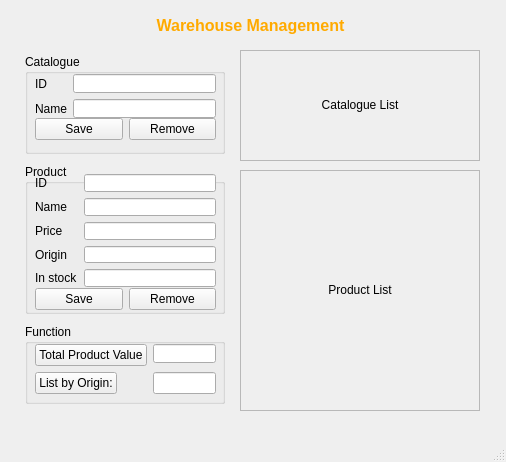
<?xml version="1.0" encoding="UTF-8"?>
<ui version="4.0">
 <class>MainWindow</class>
 <widget class="QMainWindow" name="MainWindow">
  <property name="geometry">
   <rect>
    <x>0</x>
    <y>0</y>
    <width>506</width>
    <height>462</height>
   </rect>
  </property>
  <property name="windowTitle">
   <string>MainWindow</string>
  </property>
  <widget class="QWidget" name="centralwidget">
   <widget class="QWidget" name="gridLayoutWidget">
    <property name="geometry">
     <rect>
      <x>20</x>
      <y>50</y>
      <width>211</width>
      <height>361</height>
     </rect>
    </property>
    <layout class="QGridLayout" name="gridLayout">
     <item row="1" column="0">
      <widget class="QGroupBox" name="groupBox_2">
       <property name="maximumSize">
        <size>
         <width>200</width>
         <height>150</height>
        </size>
       </property>
       <property name="title">
        <string>Product</string>
       </property>
       <widget class="QWidget" name="formLayoutWidget_2">
        <property name="geometry">
         <rect>
          <x>10</x>
          <y>10</y>
          <width>181</width>
          <height>113</height>
         </rect>
        </property>
        <layout class="QFormLayout" name="formLayout_2">
         <item row="0" column="0">
          <widget class="QLabel" name="catalogueIDLabel_2">
           <property name="text">
            <string>ID</string>
           </property>
          </widget>
         </item>
         <item row="0" column="1">
          <widget class="QLineEdit" name="LineEditProductID"/>
         </item>
         <item row="1" column="0">
          <widget class="QLabel" name="catalogueNameLabel_2">
           <property name="text">
            <string>Name</string>
           </property>
          </widget>
         </item>
         <item row="1" column="1">
          <widget class="QLineEdit" name="LineEditProductName"/>
         </item>
         <item row="2" column="0">
          <widget class="QLabel" name="priceLabel">
           <property name="text">
            <string>Price</string>
           </property>
          </widget>
         </item>
         <item row="2" column="1">
          <widget class="QLineEdit" name="LineEditProductPrice"/>
         </item>
         <item row="3" column="0">
          <widget class="QLabel" name="originLabel">
           <property name="text">
            <string>Origin</string>
           </property>
          </widget>
         </item>
         <item row="3" column="1">
          <widget class="QLineEdit" name="LineEditProductOrigin"/>
         </item>
         <item row="4" column="0">
          <widget class="QLabel" name="inStockLabel">
           <property name="text">
            <string>In stock</string>
           </property>
          </widget>
         </item>
         <item row="4" column="1">
          <widget class="QLineEdit" name="LineEditInStock"/>
         </item>
        </layout>
       </widget>
       <widget class="QWidget" name="verticalLayoutWidget_3">
        <property name="geometry">
         <rect>
          <x>10</x>
          <y>120</y>
          <width>181</width>
          <height>31</height>
         </rect>
        </property>
        <layout class="QHBoxLayout" name="horizontalLayout_4">
         <item>
          <widget class="QPushButton" name="pushButtonProductSave">
           <property name="text">
            <string>Save</string>
           </property>
          </widget>
         </item>
         <item>
          <widget class="QPushButton" name="pushButtonProductRemove">
           <property name="text">
            <string>Remove</string>
           </property>
          </widget>
         </item>
        </layout>
       </widget>
      </widget>
     </item>
     <item row="0" column="0">
      <widget class="QGroupBox" name="groupBox">
       <property name="maximumSize">
        <size>
         <width>200</width>
         <height>100</height>
        </size>
       </property>
       <property name="title">
        <string>Catalogue</string>
       </property>
       <widget class="QWidget" name="formLayoutWidget">
        <property name="geometry">
         <rect>
          <x>10</x>
          <y>20</y>
          <width>181</width>
          <height>44</height>
         </rect>
        </property>
        <layout class="QFormLayout" name="formLayout">
         <item row="0" column="0">
          <widget class="QLabel" name="catalogueIDLabel">
           <property name="text">
            <string>ID</string>
           </property>
          </widget>
         </item>
         <item row="0" column="1">
          <widget class="QLineEdit" name="LineEditCatalogueID"/>
         </item>
         <item row="1" column="0">
          <widget class="QLabel" name="catalogueNameLabel">
           <property name="text">
            <string>Name</string>
           </property>
          </widget>
         </item>
         <item row="1" column="1">
          <widget class="QLineEdit" name="LineEditCatalogueName"/>
         </item>
        </layout>
       </widget>
       <widget class="QWidget" name="verticalLayoutWidget_2">
        <property name="geometry">
         <rect>
          <x>10</x>
          <y>60</y>
          <width>181</width>
          <height>31</height>
         </rect>
        </property>
        <layout class="QHBoxLayout" name="horizontalLayout_3">
         <item>
          <widget class="QPushButton" name="pushButtonCatalogueSave">
           <property name="text">
            <string>Save</string>
           </property>
          </widget>
         </item>
         <item>
          <widget class="QPushButton" name="pushButtonCatalogueRemove">
           <property name="text">
            <string>Remove</string>
           </property>
          </widget>
         </item>
        </layout>
       </widget>
      </widget>
     </item>
     <item row="2" column="0">
      <widget class="QGroupBox" name="groupBox_3">
       <property name="maximumSize">
        <size>
         <width>200</width>
         <height>80</height>
        </size>
       </property>
       <property name="title">
        <string>Function</string>
       </property>
       <widget class="QWidget" name="formLayoutWidget_3">
        <property name="geometry">
         <rect>
          <x>10</x>
          <y>20</y>
          <width>181</width>
          <height>51</height>
         </rect>
        </property>
        <layout class="QFormLayout" name="formLayout_3">
         <item row="0" column="1">
          <widget class="QLineEdit" name="LineEditTotalValue">
           <property name="maximumSize">
            <size>
             <width>100</width>
             <height>19</height>
            </size>
           </property>
          </widget>
         </item>
         <item row="1" column="1">
          <widget class="QLineEdit" name="LineEditListByOrigin">
           <property name="maximumSize">
            <size>
             <width>120</width>
             <height>16777215</height>
            </size>
           </property>
          </widget>
         </item>
         <item row="0" column="0">
          <widget class="QPushButton" name="pushButtonTotalValue">
           <property name="maximumSize">
            <size>
             <width>120</width>
             <height>16777215</height>
            </size>
           </property>
           <property name="text">
            <string>Total Product Value</string>
           </property>
          </widget>
         </item>
         <item row="1" column="0">
          <widget class="QPushButton" name="pushButtonListByOrigin">
           <property name="layoutDirection">
            <enum>Qt::LeftToRight</enum>
           </property>
           <property name="text">
            <string>List by Origin:</string>
           </property>
          </widget>
         </item>
        </layout>
       </widget>
      </widget>
     </item>
    </layout>
   </widget>
   <widget class="QScrollArea" name="scrollArea">
    <property name="geometry">
     <rect>
      <x>240</x>
      <y>50</y>
      <width>240</width>
      <height>111</height>
     </rect>
    </property>
    <property name="maximumSize">
     <size>
      <width>240</width>
      <height>16777215</height>
     </size>
    </property>
    <property name="widgetResizable">
     <bool>true</bool>
    </property>
    <widget class="QWidget" name="scrollAreaWidgetContents">
     <property name="geometry">
      <rect>
       <x>0</x>
       <y>0</y>
       <width>238</width>
       <height>109</height>
      </rect>
     </property>
     <layout class="QVBoxLayout" name="verticalLayout_4">
      <item>
       <widget class="QLabel" name="labelCatalogueList">
        <property name="maximumSize">
         <size>
          <width>240</width>
          <height>20</height>
         </size>
        </property>
        <property name="text">
         <string>Catalogue List</string>
        </property>
        <property name="textFormat">
         <enum>Qt::PlainText</enum>
        </property>
        <property name="alignment">
         <set>Qt::AlignCenter</set>
        </property>
       </widget>
      </item>
      <item>
       <layout class="QVBoxLayout" name="verticalLayoutCatalogue"/>
      </item>
     </layout>
    </widget>
   </widget>
   <widget class="QScrollArea" name="scrollArea_2">
    <property name="geometry">
     <rect>
      <x>240</x>
      <y>170</y>
      <width>240</width>
      <height>241</height>
     </rect>
    </property>
    <property name="maximumSize">
     <size>
      <width>240</width>
      <height>16777215</height>
     </size>
    </property>
    <property name="widgetResizable">
     <bool>true</bool>
    </property>
    <widget class="QWidget" name="scrollAreaWidgetContents_2">
     <property name="geometry">
      <rect>
       <x>0</x>
       <y>0</y>
       <width>238</width>
       <height>239</height>
      </rect>
     </property>
     <layout class="QVBoxLayout" name="verticalLayout_3">
      <item>
       <widget class="QLabel" name="labelProductList">
        <property name="maximumSize">
         <size>
          <width>240</width>
          <height>20</height>
         </size>
        </property>
        <property name="text">
         <string>Product List</string>
        </property>
        <property name="alignment">
         <set>Qt::AlignCenter</set>
        </property>
       </widget>
      </item>
      <item>
       <layout class="QVBoxLayout" name="verticalLayoutProduct"/>
      </item>
     </layout>
    </widget>
   </widget>
   <widget class="QLabel" name="label">
    <property name="geometry">
     <rect>
      <x>20</x>
      <y>10</y>
      <width>461</width>
      <height>31</height>
     </rect>
    </property>
    <property name="text">
     <string>&lt;html&gt;&lt;head/&gt;&lt;body&gt;&lt;p align=&quot;center&quot;&gt;&lt;span style=&quot; font-size:12pt; font-weight:600; color:#ffaa00;&quot;&gt;Warehouse Management&lt;/span&gt;&lt;/p&gt;&lt;/body&gt;&lt;/html&gt;</string>
    </property>
   </widget>
  </widget>
  <widget class="QMenuBar" name="menubar">
   <property name="geometry">
    <rect>
     <x>0</x>
     <y>0</y>
     <width>506</width>
     <height>18</height>
    </rect>
   </property>
  </widget>
  <widget class="QStatusBar" name="statusbar"/>
 </widget>
 <resources/>
 <connections/>
</ui>
